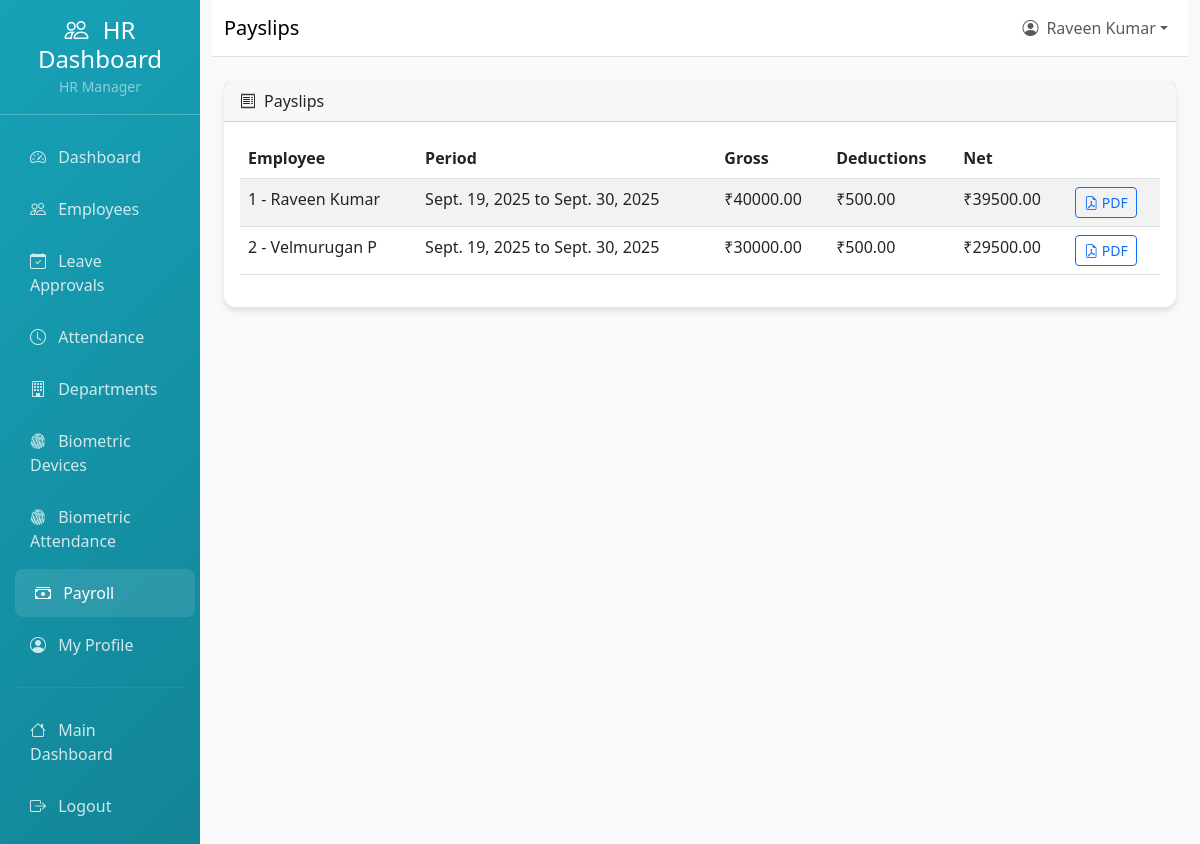
Screenshot of /payroll/payslips/ (signed in) with the database file from the repository.
### accounts/models.py (models this page shows, shortened)
class User(AbstractUser):
    ROLE_CHOICES = [
        ('employee', 'Employee'),
        ('hr_manager', 'HR Manager'),
        ('super_admin', 'Super Administrator'),
    ]
    role = models.CharField(
        max_length=20,
        choices=ROLE_CHOICES,
        default='employee',
        help_text='User role determines access permissions'
    )
    company = models.ForeignKey(
        'core_hr.Company',
        on_delete=models.SET_NULL,
        null=True,
        blank=True,
        related_name='users',
        help_text='Company this user belongs to'
    )
    created_by = models.ForeignKey(
        'self',
        on_delete=models.SET_NULL,
        null=True,
        blank=True,
        related_name='created_users',
        help_text='User who created this account'
    )
    last_password_change = models.DateTimeField(
        default=timezone.now,
        help_text='Last time password was changed'
    )
    is_active = models.BooleanField(
        default=True,
        help_text='Designates whether this user should be treated as active.'
    )
    class Meta:
        db_table = 'auth_user'
        verbose_name = 'User'
        verbose_name_plural = 'Users'

### payroll/models.py (models this page shows, shortened)
class PaySlip(models.Model):
    employee = models.ForeignKey(Employee, on_delete=models.PROTECT)
    pay_period_start = models.DateField()
    pay_period_end = models.DateField()
    gross_pay = models.DecimalField(max_digits=12, decimal_places=2, default=Decimal('0.00'))
    total_deductions = models.DecimalField(max_digits=12, decimal_places=2, default=Decimal('0.00'))
    net_pay = models.DecimalField(max_digits=12, decimal_places=2, default=Decimal('0.00'))
    generated_date = models.DateTimeField(auto_now_add=True)
    pdf_file_path = models.CharField(max_length=255, blank=True, default='')
    class Meta:
        indexes = [models.Index(fields=['employee', 'pay_period_end'])]
        unique_together = [('employee', 'pay_period_start', 'pay_period_end')]
        ordering = ['-pay_period_end']

### core_hr/models.py (models this page shows, shortened)
class Employee(models.Model):
    user = models.OneToOneField(
        settings.AUTH_USER_MODEL,
        on_delete=models.CASCADE,
        related_name='employee'
    )
    company = models.ForeignKey(
        Company,
        on_delete=models.CASCADE,
        related_name='employees'
    )
    employee_id = models.CharField(max_length=20)
    department = models.ForeignKey(
        Department,
        on_delete=models.SET_NULL,
        null=True,
        blank=True,
        related_name='employees'
    )
    job_title = models.CharField(max_length=100)
    phone = models.CharField(max_length=20, blank=True)
    address = models.TextField(blank=True)
    date_of_birth = models.DateField(null=True, blank=True)
    hire_date = models.DateField(default=timezone.now)
    salary = models.DecimalField(max_digits=10, decimal_places=2, null=True, blank=True)
    is_active = models.BooleanField(default=True)
    created_at = models.DateTimeField(auto_now_add=True)
    updated_at = models.DateTimeField(auto_now=True)
    class Meta:
        unique_together = ['company', 'employee_id']
        ordering = ['company', 'employee_id']
    def __str__(self):
        return f"{self.employee_id} - {self.user.get_full_name()}"

### payroll/views.py (the view)
# urls.py: path('payslips/', views.list_payslips, name='payslips'),
@login_required
def list_payslips(request):
    if request.user.role in ('super_admin', 'hr_manager'):
        slips = PaySlip.objects.select_related('employee__user').order_by('-pay_period_end')
        template_name = 'payroll/admin_payslips_list.html' if request.user.role == 'super_admin' else 'payroll/payslips_list.html'
    else:
        emp = getattr(request.user, 'employee', None)
        if not emp:
            return HttpResponseForbidden()
        slips = PaySlip.objects.filter(employee=emp).order_by('-pay_period_end')
        template_name = 'payroll/payslips_list.html'
    return render(request, template_name, {'slips': slips})

### core_hr/context_processors.py (called while the page is built, shortened)
def company_context(request):
    company = None
    current_date = None
    try:
        company = Company.objects.first()
    except Exception as e:
        company = None
    try:
        if hasattr(request, 'user') and request.user.is_authenticated:
            current_date = getattr(request.user, 'date_joined', None)
    except Exception:
        current_date = None
    return {
        'company': company,
        'current_date': current_date,
    }

### payroll/templates/payroll/payslips_list.html (shortened to what this page needs)
{% extends 'hr_dashboard/base.html' %}
{% block page_title %}Payslips{% endblock %}
{% block content %}
<div class="card">
  <div class="card-header"><i class="bi bi-receipt me-2"></i>Payslips</div>
  <div class="card-body">
    <div class="table-responsive">
      <table class="table table-striped">
        <thead><tr><th>Employee</th><th>Period</th><th>Gross</th><th>Deductions</th><th>Net</th><th></th></tr></thead>
        <tbody>
          {% for p in slips %}
          <tr>
            <td>{{ p.employee }}</td>
            <td>{{ p.pay_period_start }} to {{ p.pay_period_end }}</td>
            <td>₹{{ p.gross_pay }}</td>
            <td>₹{{ p.total_deductions }}</td>
            <td>₹{{ p.net_pay }}</td>
            <td>
              <a class="btn btn-sm btn-outline-primary" href="{% url 'payroll:payslip_pdf' p.id %}"><i class="bi bi-file-earmark-pdf"></i> PDF</a>
            </td>
          </tr>
          {% empty %}
          <tr><td colspan="6" class="text-center text-muted">No payslips.</td></tr>
          {% endfor %}
        </tbody>
      </table>
    </div>
  </div>
</div>
{% endblock %}

### templates/hr_dashboard/base.html (shortened to what this page needs)
<!DOCTYPE html>
<html lang="en">
<head>
    <link href="https://cdn.jsdelivr.net/npm/bootstrap@5.3.0/dist/css/bootstrap.min.css" rel="stylesheet">
    <link href="https://cdn.jsdelivr.net/npm/bootstrap-icons@1.10.0/font/bootstrap-icons.css" rel="stylesheet">
</head>
<body>
    <div class="container-fluid">
        <div class="row">
            <div class="col-md-3 col-lg-2 px-0 sidebar">
                <div class="d-flex flex-column">
                    <div class="p-3 text-center border-bottom border-light border-opacity-25">
                        <h4 class="text-white mb-0">
                            <i class="bi bi-people me-2"></i>
                            HR Dashboard
                        </h4>
                        <small class="text-white-50">HR Manager</small>
                    </div>
                    <nav class="nav flex-column py-3">
                        <a class="nav-link {% if request.resolver_match.url_name == 'hr_dashboard' %}active{% endif %}"
                           href="{% url 'hr_dashboard:hr_dashboard' %}">
                            <i class="bi bi-speedometer2 me-2"></i>
                            Dashboard
                        </a>
                        <a class="nav-link {% if 'employees' in request.resolver_match.url_name %}active{% endif %}"
                           href="{% url 'hr_dashboard:hr_employees' %}">
                            <i class="bi bi-people me-2"></i>
                            Employees
                        </a>
                        <a class="nav-link {% if 'leave' in request.resolver_match.url_name %}active{% endif %}"
                           href="{% url 'hr_dashboard:hr_leave_approvals' %}">
                            <i class="bi bi-calendar-check me-2"></i>
                            Leave Approvals
                        </a>
                        <a class="nav-link {% if 'attendance' in request.resolver_match.url_name %}active{% endif %}"
                           href="{% url 'hr_dashboard:hr_attendance' %}">
                            <i class="bi bi-clock me-2"></i>
                            Attendance
                        </a>
                        <a class="nav-link {% if 'departments' in request.resolver_match.url_name %}active{% endif %}"
                           href="{% url 'hr_dashboard:hr_departments' %}">
                            <i class="bi bi-building me-2"></i>
                            Departments
                        </a>
                        <a class="nav-link {% if 'biometric' in request.resolver_match.url_name %}active{% endif %}"
                           href="{% url 'hr_dashboard:hr_biometric' %}">
                            <i class="bi bi-fingerprint me-2"></i>
                            Biometric Devices
                        </a>
                        <a class="nav-link {% if 'biometric_attendance' in request.resolver_match.url_name %}active{% endif %}"
                           href="{% url 'hr_dashboard:biometric_attendance_dashboard' %}">
                            <i class="bi bi-fingerprint me-2"></i>
                            Biometric Attendance
                        </a>
                        <a class="nav-link {% if request.resolver_match.namespace == 'payroll' %}active{% endif %}"
                           href="{% url 'payroll:dashboard' %}">
                            <i class="bi bi-cash-stack me-2"></i>
                            Payroll
                        </a>
                        <a class="nav-link {% if request.resolver_match.url_name == 'hr_profile' %}active{% endif %}"
                           href="{% url 'hr_dashboard:hr_profile' %}">
                            <i class="bi bi-person-circle me-2"></i>
                            My Profile
                        </a>
                        <hr class="border-light border-opacity-25 mx-3">
                        <a class="nav-link" href="{% url 'accounts:dashboard' %}">
                            <i class="bi bi-house me-2"></i>
                            Main Dashboard
                        </a>
                        <a class="nav-link" href="{% url 'accounts:logout' %}">
                            <i class="bi bi-box-arrow-right me-2"></i>
                            Logout
                        </a>
                    </nav>
                </div>
            </div>
            <div class="col-md-9 col-lg-10 main-content">
                <nav class="navbar navbar-expand-lg navbar-light bg-white border-bottom">
                    <div class="container-fluid">
                        <span class="navbar-brand mb-0 h1">
                            {% block page_title %}HR Dashboard{% endblock %}
                        </span>
                        <div class="navbar-nav ms-auto">
                            <div class="nav-item dropdown">
                                <a class="nav-link dropdown-toggle d-flex align-items-center" href="#"
                                   id="navbarDropdown" role="button" data-bs-toggle="dropdown">
                                    <i class="bi bi-person-circle me-2"></i>
                                    {{ user.get_full_name|default:user.username }}
                                </a>
                            </div>
                        </div>
                    </div>
                </nav>
                <div class="container-fluid py-4">
                    {% block content %}{% endblock %}
                </div>
            </div>
        </div>
    </div>
</body>
</html>

### templates/hr_dashboard/base.html (style rules this page uses)
:root { --hr-primary: #17a2b8; --hr-secondary: #f8f9fa; --hr-accent: #28a745; }
.sidebar { min-height: 100vh; background: linear-gradient(135deg, var(--hr-primary), #138496); box-shadow: 2px 0 10px rgba(0,0,0,0.1); }
.sidebar .nav-link { color: rgba(255,255,255,0.8); padding: 12px 20px; margin: 2px 10px; border-radius: 8px; transition: all 0.3s ease; }
.sidebar .nav-link:hover, .sidebar .nav-link.active { color: white; background: rgba(255,255,255,0.1); transform: translateX(5px); }
.main-content { background: var(--hr-secondary); min-height: 100vh; }
.card { border: none; border-radius: 12px; box-shadow: 0 4px 6px rgba(0,0,0,0.1); }

### rows the page displays
PaySlip: employee "1 - Raveen Kumar", pay_period_start "Sept. 19, 2025", pay_period_end "Sept. 30, 2025", gross_pay "40000.00", total_deductions "500.00", net_pay "39500.00"
PaySlip: employee "2 - Velmurugan P", pay_period_start "Sept. 19, 2025", pay_period_end "Sept. 30, 2025", gross_pay "30000.00", total_deductions "500.00", net_pay "29500.00"

### other values shown
{{ user.get_full_name|default:user.username }} "Raveen Kumar"
